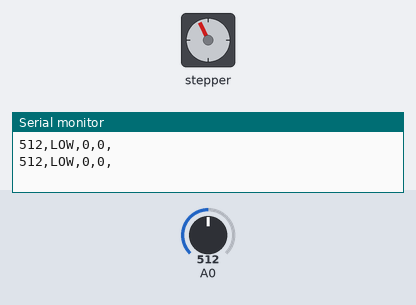
The sketch below on a simulated Arduino Uno, built with avr-gcc and run on an emulated ATmega328P. Parts: stepper motor, the last lines printed to the serial monitor. Wiring (inferred from the names in the program): stepper motor driver (200 steps per turn assumed): step pin 4; direction pin 3. Inputs (shaded band) come from the test bench; at power-on: A0 = 512.

Above: at 2.8 s.
2.9 s: A0 set to 448
At 6.5 s:
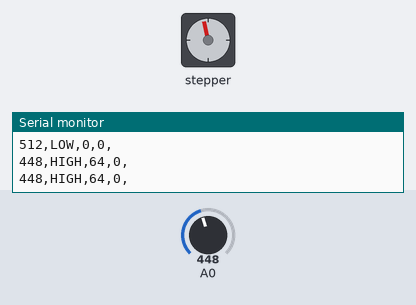
8.9 s: A0 set to 424
At 9.95 s:
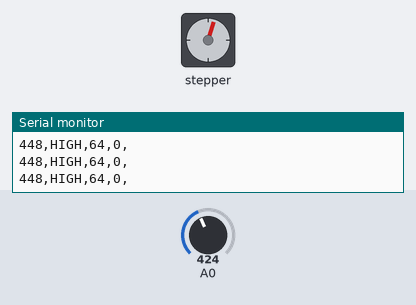
12.5 s: A0 set to 107
At 12.66 s:
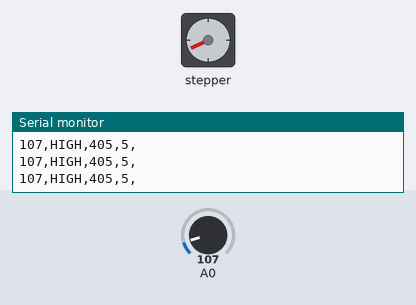
16.4 s: A0 set to 92
Timing chart, 0 to 25.6 s (numbered marks = the images above; inputs shaded):
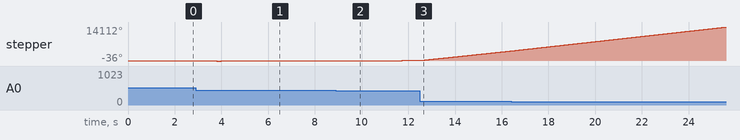

The sketch:

sketch_mar3a.ino
```cpp
// Define stepper motor connections:
#define dirPin 3
#define stepPin 4

void setup () {
  Serial.begin(9600);           // set up Serial library at 9600 bps
  // Declare pins as output:
  pinMode ( stepPin, OUTPUT ) ;
  pinMode ( dirPin, OUTPUT ) ;
  // Set the CW/CCW rotation direction:
  digitalWrite ( dirPin, HIGH ) ;
}
void loop () {
  digitalWrite ( dirPin, HIGH ) ;

  // 500 us delay = 20 seconds for 90 degrees
  // 180 degrees per 12 hours
  // 15 degrees per hour
  // 0.25 degrees per minute
  // 0.08333 degrees every 20 seconds
  // 1080
  // How much time should I take to turn 90 degrees?
  // 6 hours
  // 1080 times slower?

  // 500 us = 20
  // X us = 0.08333
  // X = (500 * 0.08333) / 20

  // 500 us for 20 seconds
  // 540000 us for 6 hours
  int value = analogRead(A0);
  int testValue = 0;
  Serial.println();
  Serial.print(value);
  Serial.print(",");
  if (value < 512) {
    Serial.print("HIGH");
    Serial.print(",");
    digitalWrite ( dirPin, HIGH ) ;
    testValue = 512 - value;
  } else {
    Serial.print("LOW");
    Serial.print(",");
    digitalWrite ( dirPin, LOW ) ;
    testValue = value - 512;
  }
  Serial.print(testValue);
  Serial.print(",");
  int compareValue = testValue / 80;
  Serial.print(compareValue);
  Serial.print(",");

  int pulseWidthMicros = 20;

  for (int i = 0; i < 10; i++) {
    // Set the CW/CCW rotation direction:
    if (compareValue == 0) {
      digitalWrite ( stepPin, HIGH ) ;
      delay ( 100 ) ;
      digitalWrite ( stepPin, LOW ) ;
      delay ( 100 ) ;
    } else if (compareValue == 1) {
      digitalWrite ( stepPin, HIGH ) ;
      delay ( 10 ) ;
      digitalWrite ( stepPin, LOW ) ;
      delay ( 10 ) ;
    } else if (compareValue == 2) {
      digitalWrite ( stepPin, HIGH ) ;
      delayMicroseconds ( 5000 ) ;
      digitalWrite ( stepPin, LOW ) ;
      delayMicroseconds ( 5000 ) ;
    } else if (compareValue == 3) {
      digitalWrite ( stepPin, HIGH ) ;
      delayMicroseconds ( 2000 ) ;
      digitalWrite ( stepPin, LOW ) ;
      delayMicroseconds ( 2000 ) ;
    } else if (compareValue == 4) {
      digitalWrite ( stepPin, HIGH ) ;
      delayMicroseconds ( 1000 ) ;
      digitalWrite ( stepPin, LOW ) ;
      delayMicroseconds ( 1000 ) ;
    } else if (compareValue == 5) {
      digitalWrite ( stepPin, HIGH ) ;
      delayMicroseconds ( 500 ) ;
      digitalWrite ( stepPin, LOW ) ;
      delayMicroseconds ( 500 ) ;
    } else {
      digitalWrite ( stepPin, HIGH ) ;
      delayMicroseconds ( 200 ) ;
      digitalWrite ( stepPin, LOW ) ;
      delayMicroseconds ( 200 ) ;
    }
  }
}
```

Measured:
- the behaviour switches between 433 and 432 on A0 (found by bisection; images 1 and 2)
